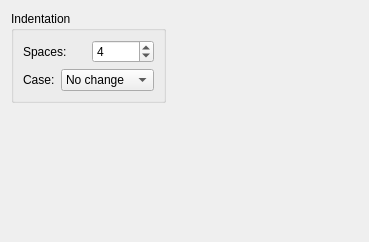
<?xml version="1.0" encoding="UTF-8"?>
<ui version="4.0">
 <class>FormatWidget</class>
 <widget class="QWidget" name="FormatWidget">
  <property name="geometry">
   <rect>
    <x>0</x>
    <y>0</y>
    <width>369</width>
    <height>242</height>
   </rect>
  </property>
  <property name="windowTitle">
   <string>Formatter Settings</string>
  </property>
  <layout class="QHBoxLayout" name="horizontalLayout_4">
   <item>
    <layout class="QVBoxLayout" name="verticalLayout_2">
     <item>
      <layout class="QHBoxLayout" name="horizontalLayout_3">
       <item>
        <widget class="QGroupBox" name="groupBox">
         <property name="title">
          <string>Indentation</string>
         </property>
         <layout class="QVBoxLayout" name="verticalLayout">
          <item>
           <layout class="QHBoxLayout" name="horizontalLayout">
            <item>
             <widget class="QLabel" name="label">
              <property name="text">
               <string>Spaces:</string>
              </property>
             </widget>
            </item>
            <item>
             <widget class="QSpinBox" name="spacingSbx">
              <property name="value">
               <number>4</number>
              </property>
             </widget>
            </item>
           </layout>
          </item>
          <item>
           <layout class="QHBoxLayout" name="horizontalLayout_2">
            <item>
             <widget class="QLabel" name="label_2">
              <property name="text">
               <string>Case:</string>
              </property>
             </widget>
            </item>
            <item>
             <widget class="QComboBox" name="caseCbx">
              <item>
               <property name="text">
                <string>No change</string>
               </property>
              </item>
              <item>
               <property name="text">
                <string>Lower case</string>
               </property>
              </item>
              <item>
               <property name="text">
                <string>Upper case</string>
               </property>
              </item>
             </widget>
            </item>
           </layout>
          </item>
         </layout>
        </widget>
       </item>
       <item>
        <spacer name="horizontalSpacer">
         <property name="orientation">
          <enum>Qt::Horizontal</enum>
         </property>
         <property name="sizeHint" stdset="0">
          <size>
           <width>40</width>
           <height>20</height>
          </size>
         </property>
        </spacer>
       </item>
      </layout>
     </item>
     <item>
      <spacer name="verticalSpacer">
       <property name="orientation">
        <enum>Qt::Vertical</enum>
       </property>
       <property name="sizeHint" stdset="0">
        <size>
         <width>20</width>
         <height>166</height>
        </size>
       </property>
      </spacer>
     </item>
    </layout>
   </item>
  </layout>
 </widget>
 <resources/>
 <connections/>
</ui>
